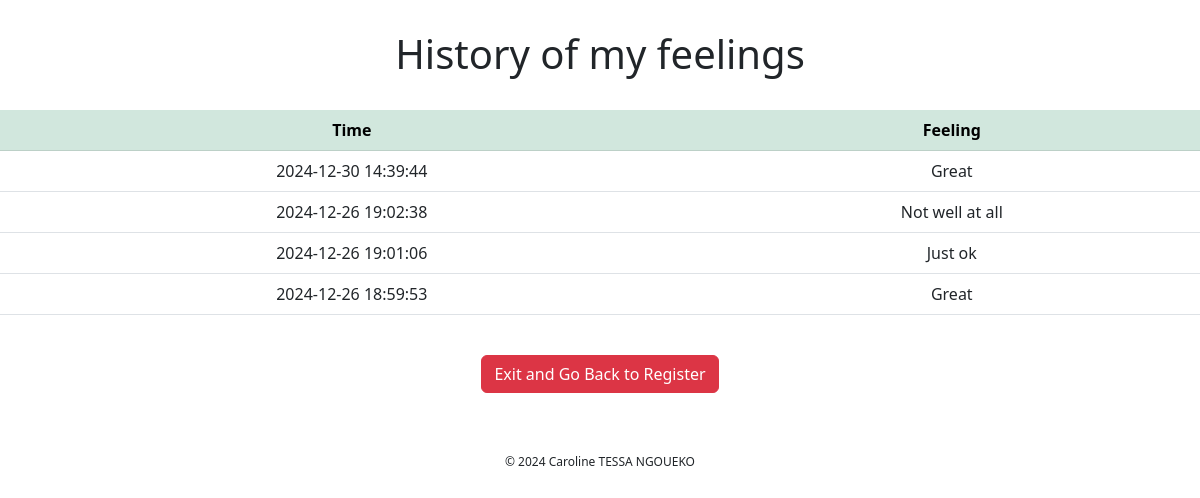
Screenshot of /history (signed in) with the database file from the repository.
### tables this page shows
CREATE TABLE user_feelings (
    id INTEGER PRIMARY KEY AUTOINCREMENT,
    user_id INTEGER NOT NULL, -- Foreign key to link to users table
    feeling TEXT CHECK(feeling IN ('Great', 'Just ok', 'Not so well', 'Not well at all')) NOT NULL,
    time TIMESTAMP DEFAULT CURRENT_TIMESTAMP,
    FOREIGN KEY (user_id) REFERENCES users (id) ON DELETE CASCADE -- Ensures integrity
);

### app.py (the view)
@app.route("/history", methods=["GET"])
def history():
    user_id = session.get("user_id")
    if not user_id:
        return redirect("/")  # Redirect if not logged in
    conn = get_db_connection()
    feelings = conn.execute(
        "SELECT time, feeling FROM user_feelings WHERE user_id = ? ORDER BY time DESC",
        (user_id,)
    ).fetchall()
    conn.close()
    return render_template("history.html", feelings=feelings)

### app.py (called while the page is built)
def get_db_connection():
    conn = sqlite3.connect("feelings.db")  # Connect to the SQLite database
    conn.row_factory = sqlite3.Row  # Enable column access by name
    return conn

### templates/history.html (shortened to what this page needs)
{% extends "base.html" %}
{% block content %}
<h1> History of my feelings </h1><br>
    <table class="table">
        <thead class="table-success">
            <tr>
                <th scope="col">Time</th>
                <th scope="col">Feeling</th>
            </tr>
        </thead>
        <tbody>
            {% for feeling in feelings %}
            <tr>
                <td scope="row">{{ feeling["time"] }}</td>
                <td scope="row">{{ feeling["feeling"] }}</td>
            </tr>
            {% endfor %}
        </tbody>
    </table>
<div class="text-center mt-4">
    <a href="{{ url_for('register') }}" class="btn btn-danger">Exit and Go Back to Register</a>
</div>
{% endblock %}

### static/styles.css (style rules this page uses)
.text-center { margin-top: 30px; }

### rows the page displays
user_feelings: time "2024-12-30 14:39:44", feeling "Great"
user_feelings: time "2024-12-26 19:02:38", feeling "Not well at all"
user_feelings: time "2024-12-26 19:01:06", feeling "Just ok"
user_feelings: time "2024-12-26 18:59:53", feeling "Great"
